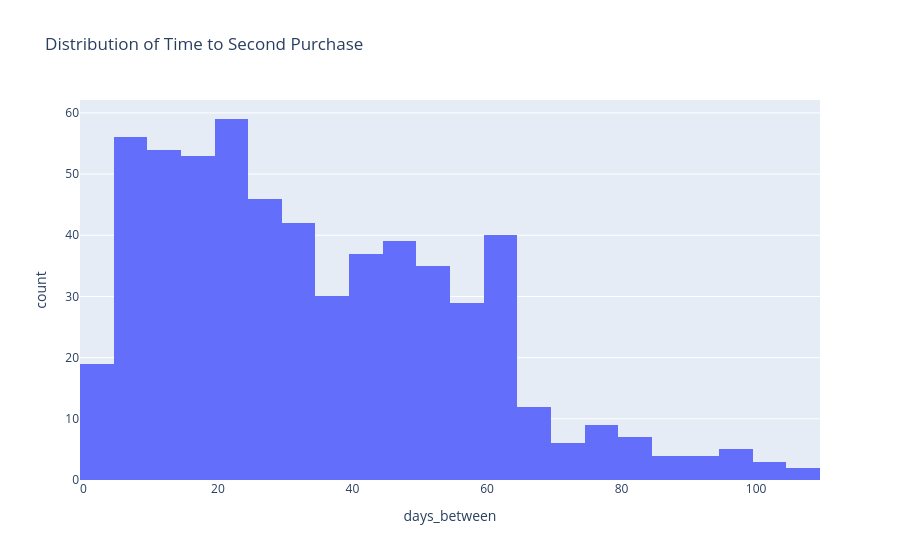

This figure's notebook cell:
### Code cell
dist_time(repurchase_data)

### Figure 1 — Plotly figure (JSON) as saved in the notebook; plotly's stock layout.template omitted (floating-point values rounded to 4 significant figures; data arrays with more than 128 entries replaced by an {"elided": "..."} marker saying what was removed)
{"data": [{"alignmentgroup": "True", "bingroup": "x", "hovertemplate": "days_between=%{x}<br>count=%{y}<extra></extra>", "legendgroup": "", "marker": {"color": "#636efa", "pattern": {"shape": ""}}, "name": "", "nbinsx": 40, "offsetgroup": "", "orientation": "v", "showlegend": false, "type": "histogram", "x": {"elided": "591 int values"}, "xaxis": "x", "yaxis": "y"}], "layout": {"barmode": "relative", "legend": {"tracegroupgap": 0}, "title": {"text": "Distribution of Time to Second Purchase"}, "xaxis": {"anchor": "y", "domain": [0, 1], "title": {"text": "days_between"}}, "yaxis": {"anchor": "x", "domain": [0, 1], "title": {"text": "count"}}}}
